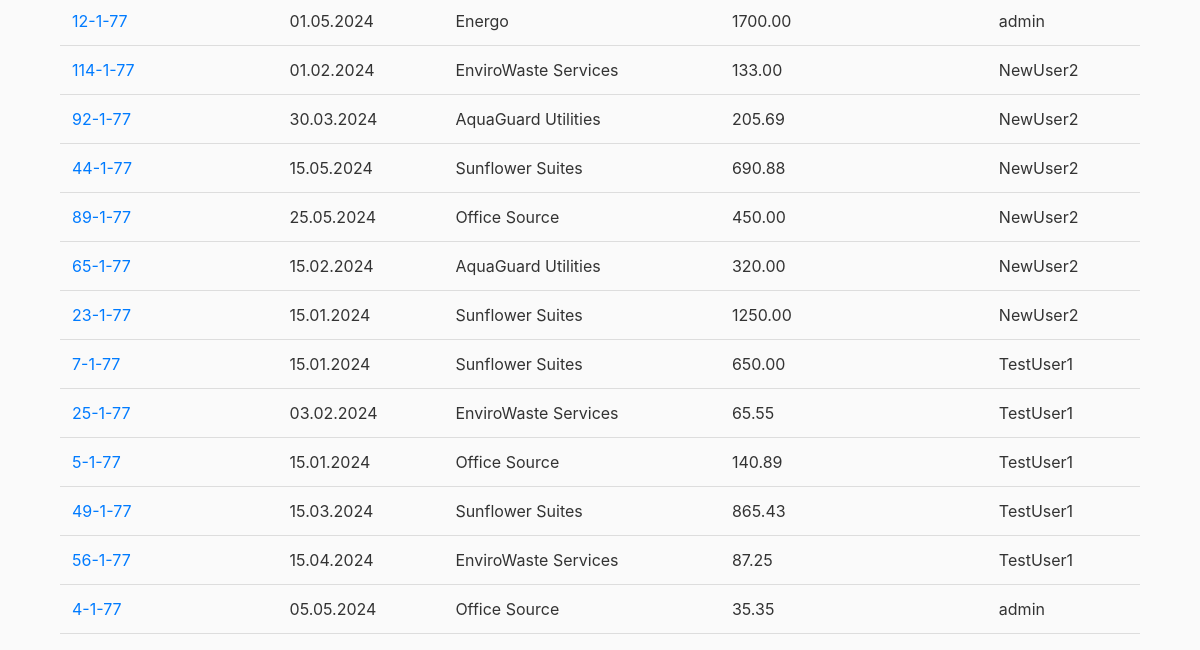
Page / (signed in, lower part) on the earlier database version.
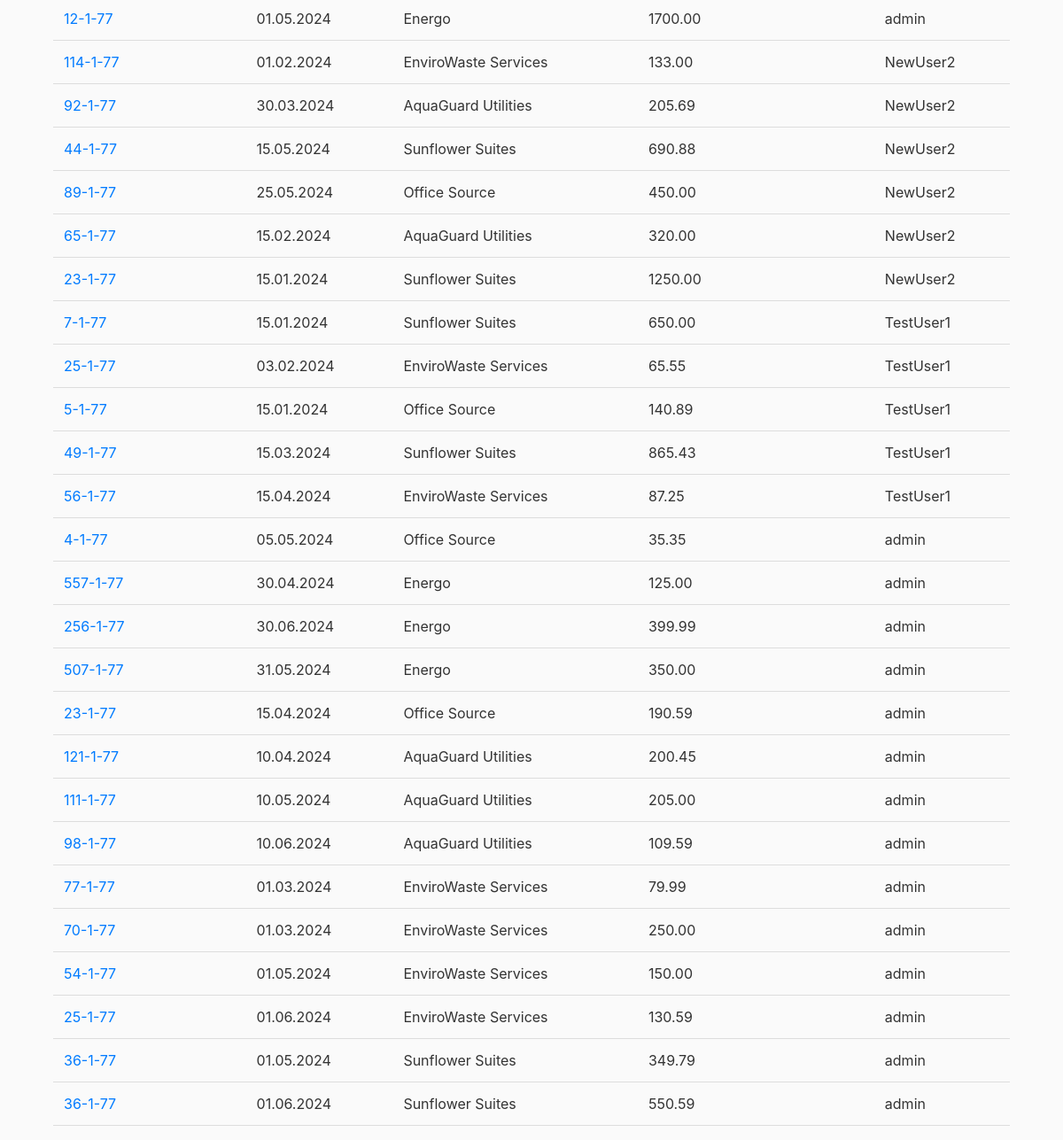
Same page on the later database version.
### invoice/models.py (models this page shows, shortened)
class Invoice(models.Model):
    cost_code = models.ForeignKey(TypeOfCost, on_delete=models.CASCADE)
    cost_center_code = models.ForeignKey(CostCenter, on_delete=models.CASCADE)
    supplier = models.ForeignKey(Supplier, on_delete=models.CASCADE)
    netto_amount = models.DecimalField(max_digits=10, decimal_places=2)
    date = models.DateField()
    invoice_number = models.CharField(max_length=20)
    user = models.ForeignKey(User, on_delete=models.CASCADE)

class Supplier(models.Model):
	supplier_name = models.CharField(max_length=40)

### invoice/views.py (the view)
# urls.py: path('', views.home, name='invoice-home'),
@login_required
def home(request):
    types_of_cost = TypeOfCost.objects.all()
    cost_centers = CostCenter.objects.all()
    suppliers = Supplier.objects.all()
    user_invoices = Invoice.objects.filter(user=request.user)
    if request.user.is_staff or request.user.is_superuser:
        user_invoices = Invoice.objects.all()
    else:
        user_invoices = Invoice.objects.filter(user=request.user)
    return render(request, 'invoice/home.html', {'types_of_cost': types_of_cost, 'cost_centers': cost_centers, 'suppliers': suppliers, 'invoices': user_invoices, 'show_username': request.user.is_staff or request.user.is_superuser})

### users/templatetags/custom_filters.py (called while the page is built)
@register.filter
def format_number(value):
    try:
        locale.setlocale(locale.LC_ALL, 'it_IT.UTF-8')
        formatted_value = locale.format_string("%0.2f", value, grouping=True)
        return formatted_value
    except (ValueError, locale.Error):
        return value

### invoice/templates/invoice/home.html (shortened to what this page needs)
{% extends "invoice/base.html" %}
{% block content %}
{% load custom_filters %}
    <div class="container">
        <table class="table">
            <tbody>
                {% for invoice in invoices %}
                <tr>
                    <td><a href="{% url 'invoice-detail' invoice.pk %}">{{ invoice.invoice_number }}</a></td>
                    <td>{{ invoice.date|date:"d.m.Y" }}</td>
                    <td>{{ invoice.supplier.supplier_name }}</td>
                    <td>{{ invoice.netto_amount |format_number }}</td>
                    {% if show_username %}
                            <td>{{ invoice.user.username }}</td>
                        {% endif %}
                </tr>
                {% endfor %}
            </tbody>
        </table>
    </div>
{% endblock content %}

### invoice/templates/invoice/base.html (shortened to what this page needs)
{% load static %}
{% load crispy_forms_tags %}
<!DOCTYPE html>
<html>
<head>
    <link rel="stylesheet" href="https://cdn.jsdelivr.net/npm/bootstrap@4.0.0/dist/css/bootstrap.min.css">
    <link rel="stylesheet" type="text/css" href="{% static 'invoice/main.css' %}">
</head>
<body>
<main role="main" class="container-fluid">
    <div class='container'>
        <div class="row">
          <div class="col">
              {% block content %}
              {% endblock %}
          </div>
        </div>
    </div>
</main>
</body>
</html>

### invoice/static/invoice/main.css (style rules this page uses)
body { background: #fafafa; color: #333333; margin-top: 5rem; }
.table { width: 100%; border-collapse: collapse; }

Differences in the rows shown:
added Invoice: invoice_number "557-1-77", date "30.04.2024", supplier.supplier_name "Energo", netto_amount "125.00", user.username "admin"
added Invoice: invoice_number "256-1-77", date "30.06.2024", supplier.supplier_name "Energo", netto_amount "399.99", user.username "admin"
added Invoice: invoice_number "507-1-77", date "31.05.2024", supplier.supplier_name "Energo", netto_amount "350.00", user.username "admin"
added Invoice: invoice_number "23-1-77", date "15.04.2024", supplier.supplier_name "Office Source", netto_amount "190.59", user.username "admin"
added Invoice: invoice_number "121-1-77", date "10.04.2024", supplier.supplier_name "AquaGuard Utilities", netto_amount "200.45", user.username "admin"
added Invoice: invoice_number "111-1-77", date "10.05.2024", supplier.supplier_name "AquaGuard Utilities", netto_amount "205.00", user.username "admin"
added Invoice: invoice_number "98-1-77", date "10.06.2024", supplier.supplier_name "AquaGuard Utilities", netto_amount "109.59", user.username "admin"
added Invoice: invoice_number "77-1-77", date "01.03.2024", supplier.supplier_name "EnviroWaste Services", netto_amount "79.99", user.username "admin"
added Invoice: invoice_number "70-1-77", date "01.03.2024", supplier.supplier_name "EnviroWaste Services", netto_amount "250.00", user.username "admin"
added Invoice: invoice_number "54-1-77", date "01.05.2024", supplier.supplier_name "EnviroWaste Services", netto_amount "150.00", user.username "admin"
added Invoice: invoice_number "25-1-77", date "01.06.2024", supplier.supplier_name "EnviroWaste Services", netto_amount "130.59", user.username "admin"
added Invoice: invoice_number "36-1-77", date "01.05.2024", supplier.supplier_name "Sunflower Suites", netto_amount "349.79", user.username "admin"
added Invoice: invoice_number "36-1-77", date "01.06.2024", supplier.supplier_name "Sunflower Suites", netto_amount "550.59", user.username "admin"
